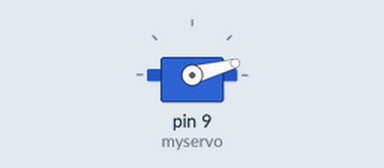
A sketch run on a simulated Arduino Uno, built with avr-gcc and run on an emulated ATmega328P. On the bench: servo.

Above: at 1.55 s.
At 9.7 s:
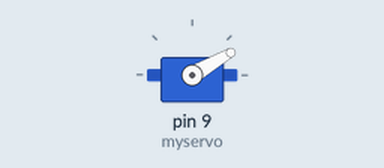
At 13.9 s:
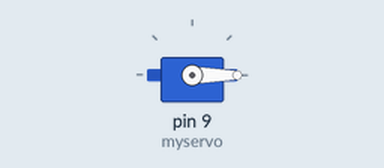
Timing chart, 0 to 17.6 s (numbered marks = the images above):
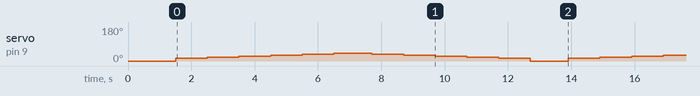

Measured:
- by itself, servo on pin 9 (myservo): repeats every 12.4 s: 20° 1.0 s, 25° 1.0 s, 30° 1.0 s, 35° 1.0 s, 40° 1.2 s, 35° 1.0 s, 30° 1.0 s, 25° 1.0 s, 20° 1.0 s, 15° 1.0 s, 0° 1.2 s, 15° 1.0 s

The sketch:

microServo.ino
```cpp
 /***************
 * (CHINA stage) simple use of micro servo
 * Specially used for the Feeding device (have TESTED actual effect～)
 * ADJUSTed to the suitable delay time and rotating angles!
 * Line Connection: Gery->GND, Red->VCC(+5V), Orange->Digital.
 * FIRST, always put the rotating board to the most central position
 * (i.e. parallel to the long side of the plastic "blue "board)
 ***************/
#include <Servo.h>

Servo myservo; //create servo object to control a servo

void setup() {
  myservo.attach(9); //attaches the servo on pin 9 to servo object
  myservo.write(0); //back to 0 degrees
  delay(1500); //for 1.5 seconds
}

void loop() {
  myservo.write(15); //goes to 15 degrees
  delay(1000);
  myservo.write(20);
  delay(1000);
  myservo.write(25);
  delay(1000);
  myservo.write(30);
  delay(1000);
  myservo.write(35);
  delay(1000);
  myservo.write(40);
  delay(1200);
  myservo.write(35);
  delay(1000);
  myservo.write(30);
  delay(1000);
  myservo.write(25);
  delay(1000);
  myservo.write(20);
  delay(1000);
  myservo.write(15);
  delay(1000);
  myservo.write(0);
  delay(1200);
}
```
